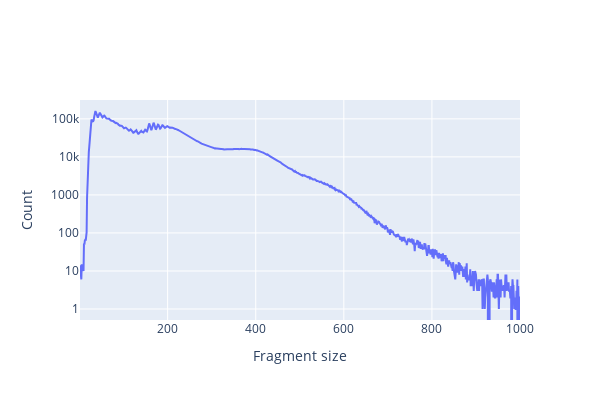

Write notebook code for a chart like this one.
### Code cell
## Same plot with axis to log scale
fig = snap.pl.frag_size_distr(data, show=False)
fig.update_yaxes(type="log")
fig.show()

### Figure 1 — Plotly figure (JSON) as saved in the notebook; plotly's stock layout.template omitted (floating-point values rounded to 4 significant figures; data arrays with more than 128 entries replaced by an {"elided": "..."} marker saying what was removed)
{"data": [{"mode": "lines", "type": "scatter", "x": {"elided": "1000 int values"}, "y": {"elided": "1000 int values"}}], "layout": {"height": 400, "width": 600, "xaxis": {"title": {"text": "Fragment size"}}, "yaxis": {"title": {"text": "Count"}, "type": "log"}}}
